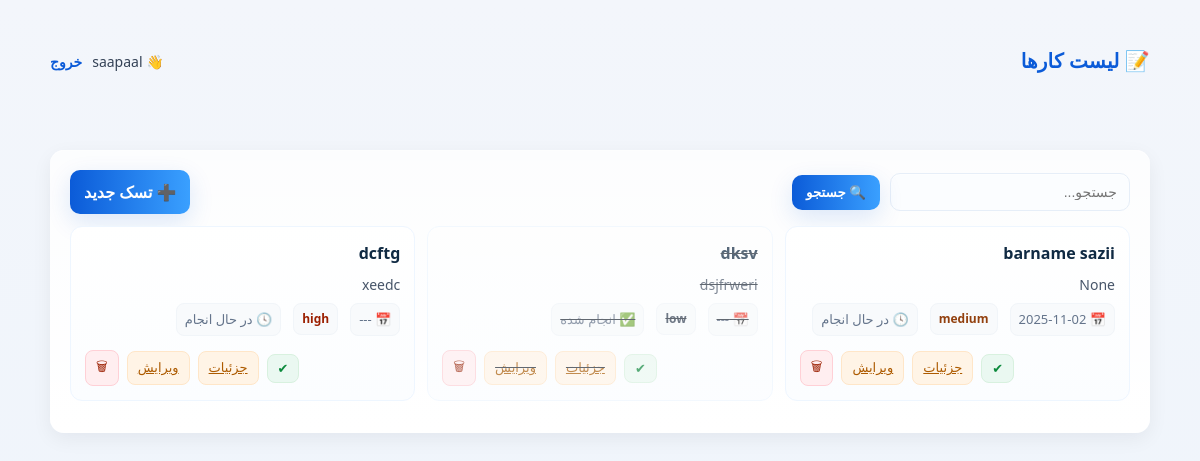
Screenshot of / (signed in) with the database file from the repository.
### models.py (models this page shows, shortened)
class Todo(db.Model):
    id = db.Column(db.Integer, primary_key=True)
    title = db.Column(db.String(200), nullable=False)
    description = db.Column(db.Text, nullable=True)
    deadline = db.Column(db.DateTime, nullable=True)
    priority = db.Column(db.String(10), nullable=False, default='medium')
    done = db.Column(db.Boolean, default=False)
    created_at = db.Column(db.DateTime, default=datetime.utcnow)
    user_id = db.Column(db.Integer, db.ForeignKey('user.id'), nullable=False)

### to_do.py (the view)
@app.route('/')
@login_required
def todo_list():
    user_id = session['user_id']
    q = request.args.get('q', '').strip()
    sort_by = request.args.get('sort', 'deadline')
    order = request.args.get('order', 'asc')
    todos_query = Todo.query.filter_by(user_id=user_id)
    if q:
        todos_query = todos_query.filter(
            (Todo.title.contains(q)) | (Todo.description.contains(q))
        )
    key = Todo.created_at if sort_by == 'date' else Todo.deadline
    if order == 'desc':
        todos_query = todos_query.order_by(key.desc().nulls_last())
    else:
        todos_query = todos_query.order_by(key.asc().nulls_last())
    todos = todos_query.all()
    return render_template('todo_list.html', todos=todos, q=q, sort_by=sort_by, order=order)

### to_do.py (called while the page is built)
def login_required(f):
    @wraps(f)
    def decorated(*args, **kwargs):
        if 'user_id' not in session:
            flash("ابتدا وارد شوید", 'error')
            return redirect(url_for('login', next=request.path))
        return f(*args, **kwargs)
    return decorated

### templates/todo_list.html (shortened to what this page needs)
{% extends "base.html" %}
{% block content %}
<div class="card">
    <div class="controls">
        <form method="get" class="search-form">
            <input type="text" name="q" value="{{ q }}" placeholder="جستجو...">
            <button type="submit" class="btn">🔍 جستجو</button>
        </form>
        <a href="{{ url_for('todo_create') }}" class="btn">➕ تسک جدید</a>
    </div>
    <ul class="todo-list">
        {% for t in todos %}
        <li class="todo {% if t.done %}done{% endif %}">
            <h3>{{ t.title }}</h3>
            <p>{{ t.description or 'بدون توضیحات' }}</p>
            <div class="meta">
                <span>📅 {{ t.deadline.strftime('%Y-%m-%d') if t.deadline else '---' }}</span>
                <span class="badge {{ t.priority }}">{{ t.priority }}</span>
                {% if t.done %}
                    <span>✅ انجام شده</span>
                {% else %}
                    <span>🕓 در حال انجام</span>
                {% endif %}
            </div>
            <div class="row">
                <form method="post" action="{{ url_for('todo_toggle', todo_id=t.id) }}">
                    <button class="action toggle" title="تغییر وضعیت">✔</button>
                </form>
                <a href="{{ url_for('todo_detail', todo_id=t.id) }}" class="action edit">جزئیات</a>
                <a href="{{ url_for('todo_edit', todo_id=t.id) }}" class="action edit">ویرایش</a>
                <form method="post" action="{{ url_for('todo_delete', todo_id=t.id) }}">
                    <button class="action delete" onclick="return confirm('حذف شود؟')">🗑</button>
                </form>
            </div>
        </li>
        {% else %}
            <p class="text-muted">⛔ هیچ کاری ثبت نشده است.</p>
        {% endfor %}
    </ul>
</div>
{% endblock %}

### templates/base.html (shortened to what this page needs)
<!DOCTYPE html>
<html lang="fa" dir="rtl">
<head>
    <link rel="stylesheet" href="{{ url_for('static', filename='style.css') }}">
</head>
<body>
    <header>
        <div class="container">
            <h1><a href="{{ url_for('todo_list') }}">📝 لیست کارها</a></h1>
            <div class="user">
                {% if session.username %}
                    <span>👋 {{ session.username }}</span>
                    <a href="{{ url_for('logout') }}">خروج</a>
                {% else %}
                    <a href="{{ url_for('login') }}">ورود</a>
                    <a href="{{ url_for('register') }}">ثبت‌نام</a>
                {% endif %}
            </div>
        </div>
    </header>
    <div class="container">
        {% block content %}{% endblock %}
    </div>
</body>
</html>

### Static/style.css (style rules this page uses)
* { box-sizing: border-box; margin: 0; padding: 0; }
html,body { height: 100%; }
body { font-family: "Segoe UI", Tahoma, Roboto, "Helvetica Neue", Arial, sans-serif; background: linear-gradient(180deg,#f3f6fb 0%, #eef4fb 100%); color: #1f2937; -webkit-font-smoothing:antialiased; -moz-osx-font-smoothing:grayscale; line-height: 1.5; }
.container { width: 92%; max-width: 980px; margin: 28px auto; }
header { background: transparent; padding: 18px 0; }
header .container { display: flex; align-items: center; justify-content: space-between; gap: 12px; }
header h1 { font-size: 20px; letter-spacing: 0.2px; color: #0b5bd8; }
header h1 a { color: inherit; text-decoration: none; }
header .user { display:flex; gap:10px; align-items:center; font-size:14px; color:#334155; }
header .user a { color:#0b5bd8; text-decoration:none; font-weight:600; }
.card { background: linear-gradient(180deg, #ffffffcc, #ffffff); border-radius: 14px; padding: 20px; box-shadow: 0 6px 20px rgba(16,24,40,0.06), inset 0 1px 0 rgba(255,255,255,0.6); margin: 18px 0; transition: transform .18s ease, box-shadow .18s ease; }
input[type="text"], input[type="password"], input[type="date"], textarea, select { display:block; width:100%; padding: 10px 12px; border-radius:10px; border: 1px solid #e6eef8; background: #fbfdff; outline: none; font-size:14px; color:#0f172a; box-shadow: 0 1px 0 rgba(255,255,255,0.6) inset; transition: border-color .12s ease, box-shadow .12s ease, transform .08s ease; }
.btn { display:inline-flex; align-items:center; gap:8px; padding: 10px 14px; border-radius: 10px; background: linear-gradient(90deg, #0b5bd8, #3aa0ff); color:white; border: none; font-weight:700; cursor:pointer; box-shadow: 0 8px 24px rgba(11,91,216,0.14); transition: transform .12s ease, box-shadow .12s ease, opacity .12s ease; text-decoration:none; }
.action { padding:6px 10px; border-radius:8px; font-size:13px; border:none; cursor:pointer; }
.action.edit { background:#fff4e6; color:#ad5b00; border:1px solid #ffe6c8; box-shadow:none; }
.action.delete { background:#ffeef0; color:#9b1f00; border:1px solid #ffd0d6; }
.action.toggle { background:#eaf8f1; color:#0b8a3c; border:1px solid #d8f1df; }
.controls { display:flex; gap:12px; justify-content:space-between; align-items:center; flex-wrap:wrap; margin-bottom:10px; }
.search-form { display:flex; gap:10px; align-items:center; }
.search-form input[type=text] { width:240px; }
.todo-list { list-style:none; padding:0; margin:12px 0; display:grid; grid-template-columns: 1fr; gap:12px; }
.todo { display:flex; flex-direction:column; gap:8px; padding:14px; border-radius:12px; background: linear-gradient(180deg,#ffffff,#fbfdff); border:1px solid #eef6ff; }
.todo h3 { font-size:16px; color:#102a43; margin-bottom:2px; }
.todo p { color:#475569; font-size:14px; line-height:1.4; }
.todo .meta { display:flex; gap:12px; flex-wrap:wrap; color:#64748b; font-size:13px; align-items:center; }
.todo .meta span { background:#f8fafc; padding:6px 8px; border-radius:8px; border:1px solid #f1f5f9; }
.badge { padding:6px 8px; border-radius:8px; font-weight:700; font-size:12px; }
.badge.low { background:#f1f5f9; color:#334155; border:1px solid #e2e8f0; }
.badge.medium { background:#fff7ed; color:#92400e; border:1px solid #ffedd5; }
.badge.high { background:#fff1f2; color:#9b1f00; border:1px solid #ffccd5; }
.todo.done { opacity:0.7; text-decoration:line-through; filter:grayscale(.06); }
.todo .row { display:flex; gap:8px; align-items:center; justify-content:flex-end; margin-top:6px; }
@media (min-width:720px) { .todo-list { grid-template-columns: repeat(2, 1fr); } }
@media (min-width:1100px) { .container { max-width:1100px; } }
@media (min-width:1100px) { .todo-list { grid-template-columns: repeat(3, 1fr); } }

### rows the page displays
Todo: title "barname sazii", description "None", deadline "2025-11-02", priority "medium", done "🕓 در حال انجام"
Todo: title "dksv", description "dsjfrweri", deadline "---", priority "low", done "✅ انجام شده"
Todo: title "dcftg", description "xeedc", deadline "---", priority "high", done "🕓 در حال انجام"

### other values shown
{{ session.username }} "saapaal"
